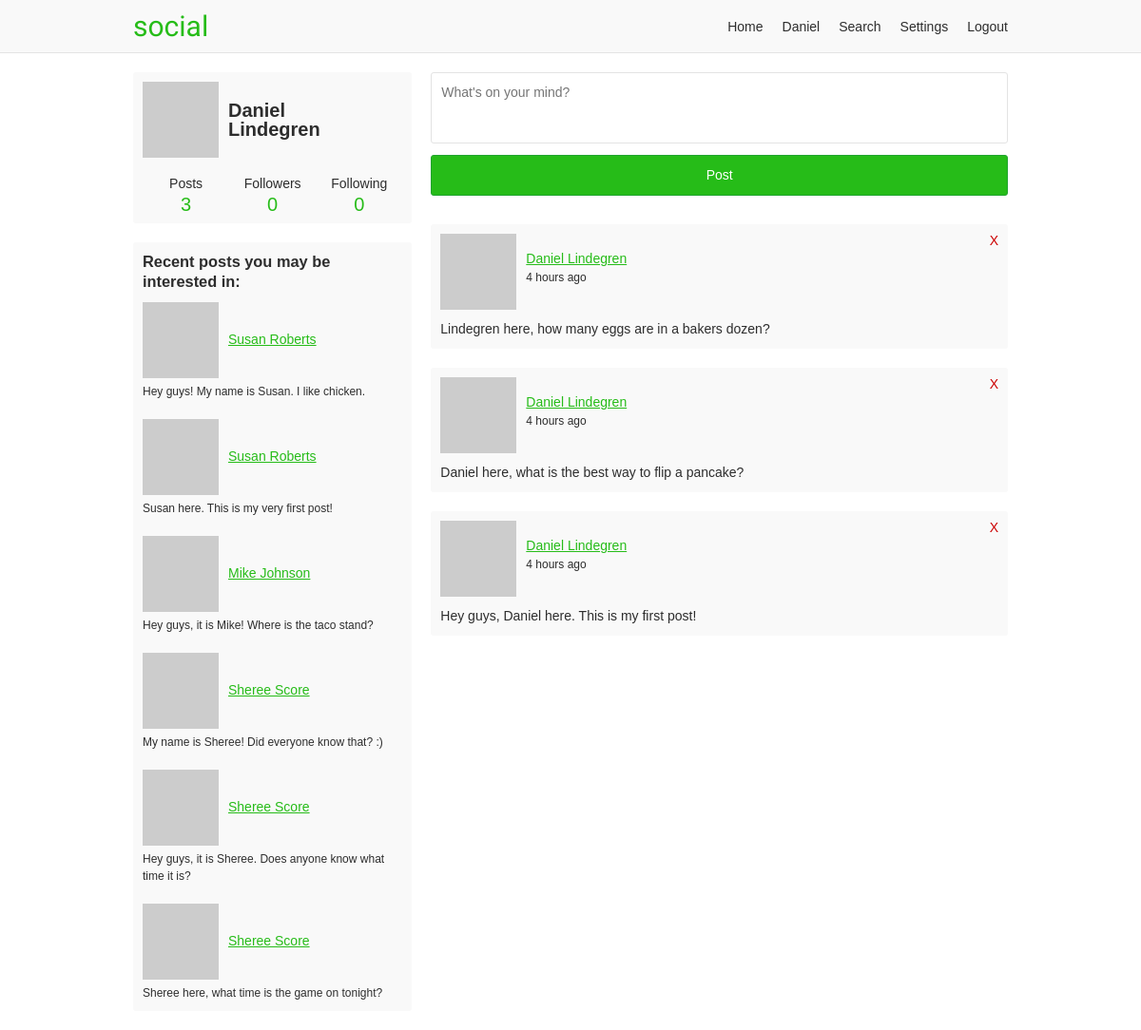
Screenshot of /home (signed in) with the database file from the repository.
### app/users/models/user.py (models this page shows, shortened)
class User(UserMixin, db.Model, BaseModel):
    username = db.Column(db.String(35), nullable=False, unique=True)
    email = db.Column(db.String(255), nullable=False, unique=True)
    password = db.Column(db.String(128), nullable=False)
    first_name = db.Column(db.String(35), nullable=False)
    last_name = db.Column(db.String(35), nullable=False)
    about_me = db.Column(db.Text)
    last_seen = db.Column(db.DateTime, default=datetime.utcnow)
    posts_per_page = db.Column(db.Integer, default=10, nullable=False)
    full_name = column_property(first_name + " " + last_name)
    followed = db.relationship(
        'User',
        secondary=followers,
        primaryjoin='followers.c.follower_id == User.id',
        secondaryjoin='followers.c.followed_id == User.id',
        backref=db.backref('followers', lazy='dynamic'),
        lazy='dynamic')
    post_author = db.relationship(
        'Post',
        foreign_keys='Post.author_id',
        backref='author', lazy='dynamic')
    post_recipient = db.relationship(
        'Post',
        foreign_keys='Post.recipient_id',
        backref='recipient', lazy='dynamic')
    @property
    def unfollowed_posts(self):
        return Post.query.join(
            User, Post.author_id == User.id).join(
                followers,
                and_(followers.c.followed_id == User.id,
                     followers.c.follower_id == self.id),
                isouter=True).filter(
                    followers.c.follower_id == None, # noqa
                    User.id != self.id,
                    Post.author_id == Post.recipient_id,
                    User.active == True, # noqa
                    Post.active == True).order_by( # noqa
                        Post.created.desc())
    @property
    def get_followers(self):
        return self.followers.filter_by(active=True)
    @property
    def get_followed(self):
        return self.followed.filter_by(active=True)
    @property
    def followed_posts(self):
        followed = Post.query.\
            join(User, User.id == Post.author_id).\
            join(followers, followers.c.followed_id == Post.author_id).filter(
                followers.c.follower_id == self.id,
                Post.author_id == Post.recipient_id,
                Post.active == True, # noqa
                User.active == True)
        return followed.union(self.profile_posts).order_by(Post.created.desc())
    @property
    def profile_posts(self):
        return Post.query.join(User, User.id == Post.author_id).filter(
            Post.recipient_id == self.id, User.active == True, # noqa
            Post.active == True)
    @property
    def my_posts(self):
        return Post.query.join(User, User.id == Post.recipient_id).filter(
            Post.recipient_id == self.id, User.active == True, # noqa
            Post.author_id == self.id, Post.active == True)
    def avatar(self, size):
        digest = md5(self.email.lower().encode('utf-8')).hexdigest()
        return 'https://www.gravatar.com/avatar/{}?d=monsterid&s={}'.format(
            digest, size)

### app/users/models/post.py (models this page shows, shortened)
class Post(db.Model, BaseModel):
    body = db.Column(db.Text)
    author_id = db.Column(db.Integer, db.ForeignKey('user.id'))
    recipient_id = db.Column(db.Integer, db.ForeignKey('user.id'))

### app/users/views.py (the view)
@users.route('/home', methods=['GET', 'POST'])
@login_required
def home():
    form = PostForm()
    if form.validate_on_submit():
        post = Post(body=form.body.data, author=current_user,
                    recipient=current_user)
        post.commit()
        flash('Your post is now live!')
        return redirect(url_for('users.home'))
    page = request.args.get('page', 1, type=int)
    posts = current_user.followed_posts.paginate(
        page, current_user.posts_per_page, False)
    unfollowed_posts = current_user.unfollowed_posts.limit(8).all()
    return render_template('users/home.html', form=form, posts=posts,
                           unfollowed_posts=unfollowed_posts)

### app/users/forms.py
class PostForm(FlaskForm):
    body = TextAreaField('Say something', validators=[DataRequired()])
    submit = SubmitField('Post')

### app/helpers.py (called while the page is built)
def truncate(text, max_length=150):
    if len(text) > max_length:
        text = '{}...'.format(text[0:max_length])
    return text

### app/models.py (called while the page is built)
    def commit(self):
        try:
            db.session.add(self)
            db.session.commit()
            return self
        except Exception as E:
            db.session.rollback()
            raise E

### app/users/models/user.py (called while the page is built)
@login.user_loader
def load_user(id):
    return User.query.get(int(id))

### app/users/views.py (called while the page is built)
@users.before_request
def before_request():
    if current_user.is_authenticated:
        if not current_user.active:
            return redirect(url_for('static_views.logout'))
        current_user.last_seen = datetime.utcnow()
        current_user.commit()

### app/templates/users/home.html (shortened to what this page needs)
{% extends "base.html" %}
{% from "/_macros.html" import render_pagination %}
{% block content %}
<div class="grid-container">
  <div class="profile-aside">
    <div class="profile-info-container">
      <a class="profile-info" href="{{ url_for('users.profile', username=current_user.username) }}">
        <img src="{{ current_user.avatar(60) }}">
        <h2>{{ current_user.first_name }}<br>{{ current_user.last_name }}</h1>
      </a>
      <div class="user-numbers user-numbers-home">
        <a href="{{ url_for('users.profile', username=current_user.username) }}">
          Posts <span>{{ current_user.my_posts.count() }}</span>
        </a>
        <a href="{{ url_for('users.followers', username=current_user.username) }}">
          Followers <span>{{ current_user.get_followers.count() }}</span>
        </a>
        <a href="{{ url_for('users.following', username=current_user.username) }}">
          Following <span>{{ current_user.get_followed.count() }}</span>
        </a>
      </div>
    </div>
    {% if unfollowed_posts %}
    <div class="recent-posts-container">
      <h3>Recent posts you may be interested in</h3>
      <ul class="recent-posts">
        {% for post in unfollowed_posts %}
        <li>
          <a class="post-header" href="{{ url_for('users.profile', username=post.author.username) }}">
            <img src="{{ post.author.avatar(30) }}">
            <p>{{ post.author.full_name }}</p>
          </a>
          <p>{{ post.body|truncate }}</p>
        </li>
        {% endfor %}
      </ul>
    </div>
    {% endif %}
  </div>
  <div class="profile-content">
    <form method="post" novalidate>
      <div class="input-container">
        {% if form.body.errors %}
        {{ form.body(class="input-error", placeholder="What's on your mind?") }}
        <p>{{ form.body.errors[0] }}</p>
        {% else %}
        {{ form.body(placeholder="What's on your mind?") }}
        {% endif %}
      </div>
      {{ form.submit }}
    </form>
    {% if posts.items %}
      {% for post in posts.items %}
      {% include "/users/_post.html" %}
      {% endfor %}
    {% else %}
    <p class="card">Nothing to show. Post something, or start following some people.</p>
    {% endif %}
  </div>
</div>
{% endblock %}

### app/templates/base.html (shortened to what this page needs)
<!doctype html>
<html lang="en">
<head>
  <link rel="stylesheet" href="{{ url_for('static', filename='css/layout.css') }}">
</head>
<body>
<div class="header-container">
  <header class="site-header responsive-container">
    <h1 class="branding"><a href="{{ url_for('static_views.index') }}">{{ APP_NAME }}</a></h1>
    {% if current_user.is_authenticated %}
    <ul class="primary-nav">
      <li><a href="{{ url_for('users.home') }}">Home</a></li>
      <li><a href="{{ url_for('users.profile', username=current_user.username) }}">{{ current_user.first_name }}</a></li>
      <li><a href="{{ url_for('users.search') }}">Search</a></li>
      <li><a href="{{ url_for('users.settings_account') }}">Settings</a></li>
      <li><a href="{{ url_for('static_views.logout') }}">Logout</a></li>
    </ul>
    {% endif %}
  </header>
</div>
<div class="responsive-container">
{% block content %}
{% endblock %}
</div>
</body>
</html>

### app/templates/users/_post.html
<div class="post">
  <div class="post-header">
    <img src="{{ post.author.avatar(40) }}">
    <p class="post-info">
      <a href="{{ url_for('users.profile', username=post.author.username) }}">{{ post.author.full_name }}</a>
      <time>{{ moment(post.created).fromNow() }}</time>
    </p>
    {% if current_user == post.author or post.recipient_id == current_user.id %}
    <a class="delete-post" href="{{ url_for('users.user_action', username=post.author.username, action='delete-post', post_id=post.id) }}" title="Delete post">X</a>
    {% endif %}
  </div>
  <p class="post-body">{{ post.body }}</p>
</div>

### app/static/css/layout.css (style rules this page uses)
:root { --green: #26bc18; --dark-green: #21a42f; --light-gray: #f9f9f9; --dark-gray: #e3e3e3; --light-green: #e9ffe0; --green-border: #c9ffb2; --green-text: #335922; --text-color: #2d2d2d; --white: #fff; --red: #cc0000; }
*, *::before, *::after { box-sizing: border-box; }
html { font-family: sans-serif; font-size: 62.5%; }
article, aside, figcaption, figure, footer, header, hgroup, main, nav, section { display: block; }
body { margin: 0; color: var(--text-color); font-size: 1.4rem; line-height: 1; }
h1, h2, h3, h4, h5, h6 { margin: 0 0 10px 0; }
p, ol, ul, dl { margin: 0 0 10px 0; padding: 0; }
p { line-height: 1.5; }
img { display: block; }
ol, ul { list-style: none; }
a, a:link { color: var(--green); ext-decoration: none; }
.responsive-container { margin: 0 auto; max-width: 960px; padding: 0 20px; }
.grid-container { display: grid; grid-template-columns: repeat(12, [col-start] 1fr); grid-gap: 20px; }
.grid-container > .profile-aside, .grid-container > .profile-content, .grid-container > .settings-aside, .grid-container > .settings-content, .grid-container > .index-content, .grid-container > .index-registration { grid-column: col-start / -1; }
@media (min-width: 768px) { .grid-container > .profile-aside { grid-column: col-start / span 4; } }
@media (min-width: 768px) { .grid-container > .profile-content { grid-column: col-start 5 / span 8; } }
input, textarea { display: inline-block; padding: 10px; width: 100%; border: 1px solid var(--dark-gray); border-radius: 3px; font-family: inherit; font-size: inherit; line-height: 1.5; }
textarea { height: 75px; resize: none; }
input[type=submit] { margin-bottom: 10px; background-color: var(--green); border-color: var(--dark-green); color: var(--white); }
.input-container { margin-bottom: 10px; }
.header-container { margin-bottom: 20px; background-color: var(--light-gray); border-bottom: 1px solid var(--dark-gray); }
.header-container .site-header { align-items: center; display: flex; }
.branding { margin: 0; padding: 10px 0; }
.branding a { font: 30px "Fredoka One"; text-decoration: none; }
.primary-nav { display: flex; margin: 0 0 0 auto; }
.primary-nav li { padding: 0 10px; }
.primary-nav li:last-child { padding-right: 0; }
.primary-nav a { color: var(--text-color); text-decoration: none; }
.post { margin-bottom: 20px; padding: 10px; position: relative; background-color: var(--light-gray); border-radius: 3px; }
.profile-content > form { margin-bottom: 20px; }
.post .post-header { align-items: center; display: flex; }
.post .post-header img { align-self: flex-start; }
.post .post-header time { display: block; font-size: 1.2rem; }
.post .post-info { margin-left: 10px; }
.post .post-body { margin: 10px 0 0; }
.post .delete-post { position: absolute; top: 10px; right: 10px; color: var(--red); text-decoration: none; }
.recent-posts { margin-bottom: 0; }
.recent-posts li { margin-bottom: 20px; }
.recent-posts li:last-child { margin-bottom: 0; }
.recent-posts li > p { margin-bottom: 0; font-size: 1.2rem; }
.recent-posts .post-header { align-items: center; display: flex; margin-bottom: 5px; }
.recent-posts .post-header > p { margin: 0 0 0 10px; }
.profile-info-container, .about-container, .last-seen-container, .recent-posts-container { padding: 10px; margin-bottom: 20px; background-color: var(--light-gray); border-radius: 3px; }
.profile-info { align-items: center; display: flex; margin-bottom: 20px; overflow: hidden; }
.profile-info, .profile-info:link { color: var(--text-color); text-decoration: none; }
.profile-info > h2 { margin: 0 0 0 10px; font-size: 20px; }
.user-numbers { display: flex; text-align: center; }
.user-numbers > a { color: var(--text-color); text-decoration: none; }
.user-numbers-home > a { width: 33.33333333%; }
.user-numbers > a span { display: block; margin-top: 5px; color: var(--green); font-size: 20px; }
.recent-posts-container > h3 { line-height: 1.3; }
.recent-posts-container > h3:after { content: ":"; }

### rows the page displays
User: first_name "Daniel", last_name "Lindegren"
Post: author.full_name "Susan Roberts", body "Hey guys! My name is Susan. I like chicken."
Post: author.full_name "Susan Roberts", body "Susan here. This is my very first post!"
Post: author.full_name "Mike Johnson", body "Hey guys, it is Mike! Where is the taco stand?"
Post: author.full_name "Sheree Score", body "My name is Sheree! Did everyone know that? :)"
Post: author.full_name "Sheree Score", body "Hey guys, it is Sheree. Does anyone know what time it is?"
Post: author.full_name "Sheree Score", body "Sheree here, what time is the game on tonight?"
Post: author.full_name "Daniel Lindegren", created "4 hours ago", body "Lindegren here, how many eggs are in a bakers dozen?"
Post: author.full_name "Daniel Lindegren", created "4 hours ago", body "Daniel here, what is the best way to flip a pancake?"
Post: author.full_name "Daniel Lindegren", created "4 hours ago", body "Hey guys, Daniel here. This is my first post!"

### other values shown
{{ APP_NAME }} "social"
{{ current_user.my_posts.count() }} "3"
{{ current_user.get_followers.count() }} "0"
{{ current_user.get_followed.count() }} "0"
